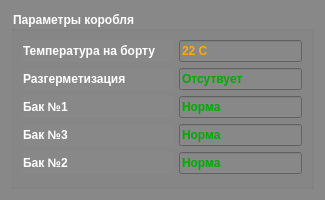
<?xml version="1.0" encoding="UTF-8"?>
<ui version="4.0">
 <class>Form</class>
 <widget class="QWidget" name="Form">
  <property name="geometry">
   <rect>
    <x>0</x>
    <y>0</y>
    <width>325</width>
    <height>200</height>
   </rect>
  </property>
  <property name="minimumSize">
   <size>
    <width>325</width>
    <height>200</height>
   </size>
  </property>
  <property name="maximumSize">
   <size>
    <width>16777215</width>
    <height>200</height>
   </size>
  </property>
  <property name="windowTitle">
   <string>Form</string>
  </property>
  <property name="styleSheet">
   <string notr="true">background-color: rgb(136, 136, 136);</string>
  </property>
  <layout class="QHBoxLayout" name="horizontalLayout">
   <item>
    <widget class="QGroupBox" name="groupBox">
     <property name="font">
      <font>
       <bold>true</bold>
      </font>
     </property>
     <property name="styleSheet">
      <string notr="true">color: rgb(255, 255, 255);</string>
     </property>
     <property name="title">
      <string>Параметры коробля</string>
     </property>
     <layout class="QVBoxLayout" name="verticalLayout">
      <item>
       <layout class="QHBoxLayout" name="horizontalLayout_2">
        <item>
         <widget class="QLabel" name="temp_bort">
          <property name="minimumSize">
           <size>
            <width>150</width>
            <height>0</height>
           </size>
          </property>
          <property name="maximumSize">
           <size>
            <width>16777215</width>
            <height>16777215</height>
           </size>
          </property>
          <property name="font">
           <font>
            <family>Arial</family>
            <bold>true</bold>
           </font>
          </property>
          <property name="text">
           <string>&lt;html&gt;&lt;head/&gt;&lt;body&gt;&lt;p&gt;Температура на борту&lt;/p&gt;&lt;/body&gt;&lt;/html&gt;</string>
          </property>
         </widget>
        </item>
        <item>
         <widget class="QLineEdit" name="lineEdit">
          <property name="font">
           <font>
            <bold>true</bold>
           </font>
          </property>
          <property name="styleSheet">
           <string notr="true">color: rgb(255, 170, 0);</string>
          </property>
          <property name="text">
           <string>22 С</string>
          </property>
          <property name="readOnly">
           <bool>true</bool>
          </property>
         </widget>
        </item>
       </layout>
      </item>
      <item>
       <layout class="QHBoxLayout" name="horizontalLayout_3">
        <item>
         <widget class="QLabel" name="temp_bort_2">
          <property name="minimumSize">
           <size>
            <width>150</width>
            <height>0</height>
           </size>
          </property>
          <property name="font">
           <font>
            <family>Arial</family>
            <bold>true</bold>
           </font>
          </property>
          <property name="text">
           <string>Разгерметизация</string>
          </property>
         </widget>
        </item>
        <item>
         <widget class="QLineEdit" name="lineEdit_2">
          <property name="font">
           <font>
            <bold>true</bold>
           </font>
          </property>
          <property name="styleSheet">
           <string notr="true">color: rgb(0, 170, 0);</string>
          </property>
          <property name="text">
           <string>Отсутвует</string>
          </property>
          <property name="readOnly">
           <bool>true</bool>
          </property>
         </widget>
        </item>
       </layout>
      </item>
      <item>
       <layout class="QHBoxLayout" name="horizontalLayout_4">
        <item>
         <widget class="QLabel" name="temp_bort_3">
          <property name="minimumSize">
           <size>
            <width>150</width>
            <height>0</height>
           </size>
          </property>
          <property name="font">
           <font>
            <family>Arial</family>
            <bold>true</bold>
           </font>
          </property>
          <property name="text">
           <string>Бак №1</string>
          </property>
         </widget>
        </item>
        <item>
         <widget class="QLineEdit" name="lineEdit_3">
          <property name="font">
           <font>
            <bold>true</bold>
           </font>
          </property>
          <property name="styleSheet">
           <string notr="true">color: rgb(0, 170, 0);</string>
          </property>
          <property name="text">
           <string>Норма</string>
          </property>
          <property name="readOnly">
           <bool>true</bool>
          </property>
         </widget>
        </item>
       </layout>
      </item>
      <item>
       <layout class="QHBoxLayout" name="horizontalLayout_6">
        <item>
         <widget class="QLabel" name="temp_bort_5">
          <property name="minimumSize">
           <size>
            <width>150</width>
            <height>0</height>
           </size>
          </property>
          <property name="font">
           <font>
            <family>Arial</family>
            <bold>true</bold>
           </font>
          </property>
          <property name="text">
           <string>Бак №3</string>
          </property>
         </widget>
        </item>
        <item>
         <widget class="QLineEdit" name="lineEdit_5">
          <property name="font">
           <font>
            <bold>true</bold>
           </font>
          </property>
          <property name="styleSheet">
           <string notr="true">color: rgb(0, 170, 0);</string>
          </property>
          <property name="text">
           <string>Норма</string>
          </property>
          <property name="readOnly">
           <bool>true</bool>
          </property>
         </widget>
        </item>
       </layout>
      </item>
      <item>
       <layout class="QHBoxLayout" name="horizontalLayout_5">
        <item>
         <widget class="QLabel" name="temp_bort_4">
          <property name="minimumSize">
           <size>
            <width>150</width>
            <height>0</height>
           </size>
          </property>
          <property name="font">
           <font>
            <family>Arial</family>
            <bold>true</bold>
           </font>
          </property>
          <property name="text">
           <string>Бак №2</string>
          </property>
         </widget>
        </item>
        <item>
         <widget class="QLineEdit" name="lineEdit_4">
          <property name="font">
           <font>
            <bold>true</bold>
           </font>
          </property>
          <property name="styleSheet">
           <string notr="true">color: rgb(0, 170, 0);</string>
          </property>
          <property name="text">
           <string>Норма</string>
          </property>
          <property name="readOnly">
           <bool>true</bool>
          </property>
         </widget>
        </item>
       </layout>
      </item>
      <item>
       <spacer name="verticalSpacer">
        <property name="orientation">
         <enum>Qt::Orientation::Vertical</enum>
        </property>
        <property name="sizeHint" stdset="0">
         <size>
          <width>20</width>
          <height>40</height>
         </size>
        </property>
       </spacer>
      </item>
     </layout>
    </widget>
   </item>
  </layout>
 </widget>
 <resources/>
 <connections/>
</ui>
